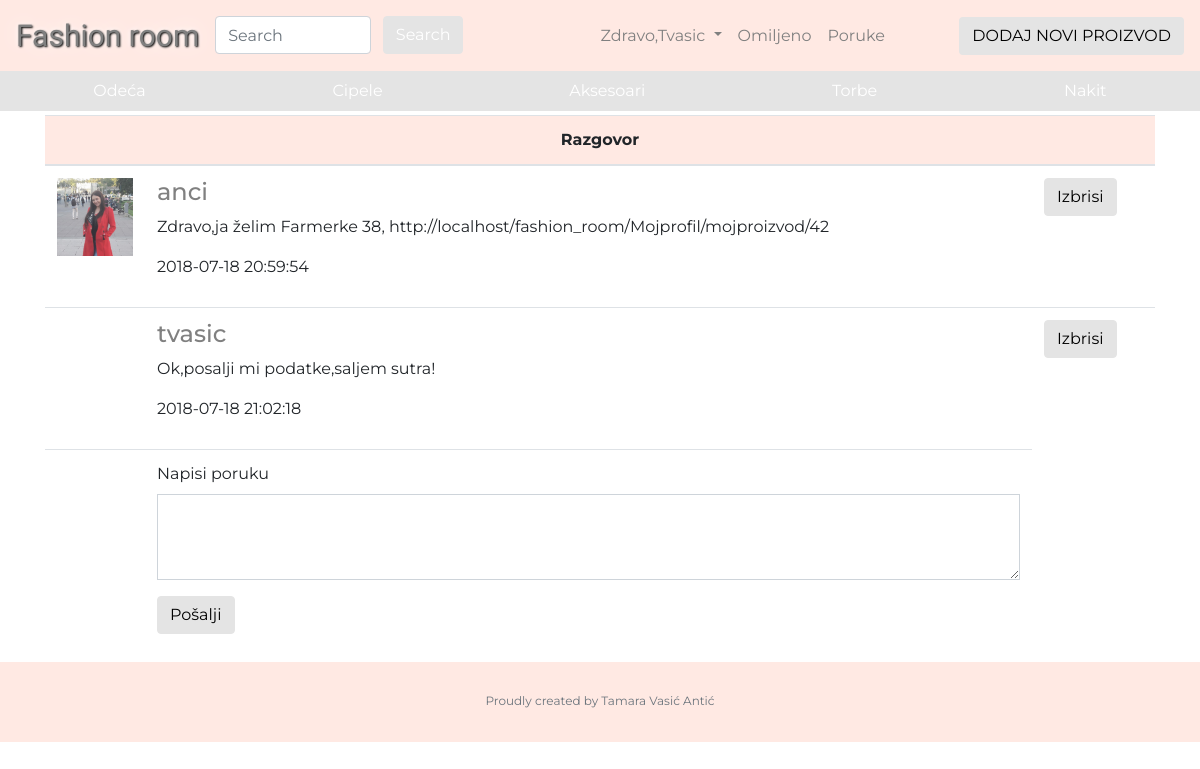
The page /Poruke/razgovor/5 (signed in) on the database its author committed.
### tables this page shows
CREATE TABLE `poruke_primalac` (
  `id` int(11) NOT NULL AUTO_INCREMENT,
  `id_poruke` int(11) NOT NULL,
  `id_primalac` int(11) NOT NULL,
  `status` int(11) NOT NULL DEFAULT '0',
  PRIMARY KEY (`id`),
  KEY `fk_id_poruke_idx` (`id_poruke`),
  KEY `fk_id_primalac_idx` (`id_primalac`),
  CONSTRAINT `fk_id_poruke` FOREIGN KEY (`id_poruke`) REFERENCES `poruke` (`id`) ON DELETE NO ACTION ON UPDATE NO ACTION,
  CONSTRAINT `fk_id_primalac` FOREIGN KEY (`id_primalac`) REFERENCES `korisnici` (`id`) ON DELETE NO ACTION ON UPDATE NO ACTION
);

CREATE TABLE `korisnici` (
  `id` int(11) NOT NULL AUTO_INCREMENT,
  `first_name` varchar(45) NOT NULL,
  `last_name` varchar(45) NOT NULL,
  `username` varchar(45) NOT NULL,
  `password` varchar(45) NOT NULL,
  `email` varchar(100) NOT NULL,
  `slika` varchar(100) DEFAULT 'default.jpg',
  `naslov_radnje` varchar(45) DEFAULT NULL,
  `email_prikaz` varchar(100) DEFAULT NULL,
  `grad` varchar(45) DEFAULT NULL,
  `opis` longtext,
  `ime_I_prezime_prikaz` varchar(45) DEFAULT NULL,
  PRIMARY KEY (`id`)
);

CREATE TABLE `poruke` (
  `id` int(11) NOT NULL AUTO_INCREMENT,
  `id_ulogovanog` int(11) NOT NULL,
  `poruka` longtext NOT NULL,
  `datum` datetime NOT NULL,
  PRIMARY KEY (`id`),
  KEY `fk_id_ulogovanog_idx` (`id_ulogovanog`),
  CONSTRAINT `fk_id_ulogovanog` FOREIGN KEY (`id_ulogovanog`) REFERENCES `korisnici` (`id`) ON DELETE NO ACTION ON UPDATE NO ACTION
);

### controller/Poruke.php (called while the page is built, shortened)
<?php
class Poruke extends Controller{
	public function razgovor($id){
		$this->data['content']=PorukeDB::medjusobniRazgovori($id);
		$this->show_view('razgovor');
	}
}

### model/DB.php (called while the page is built, shortened)
<?php
class DB{
	private static $conn;
	private static function getInstance(){
		return self::$conn;
	}
	private function __construct(){
		self::$conn = mysqli_connect(DB_HOST,DB_USER,DB_PASS,DB_NAME);
		self::$conn->set_charset('utf8');
	}
	protected static function executeSQL($sql) {
		$db = self::getInstance();
		$req = $db->query($sql);
		return $req;
	}
}

### model/KorisniciDB.php (called while the page is built, shortened)
<?php
class KorisniciDB extends DB{
		public static function idUlogovanog(){
		$username=$_SESSION['username'];
		$password=$_SESSION['password'];
		$sql="SELECT id from korisnici WHERE username='".$username."' and password='".$password."'";
		$req = self::executeSQL($sql);
		$rez = $req->fetch_assoc();
		$id=intval($rez['id']);
		return $id;
	}
}
?>

### model/PorukeDB.php (called while the page is built, shortened)
<?php
class PorukeDB extends DB{
	public static function medjusobniRazgovori($id){
		$id_ulogovanog=KorisniciDB::idUlogovanog();
		$id_primalac=$id;
		$sql="SELECT * FROM poruke as p
		join poruke_primalac as pp
		on p.id=pp.id_poruke
		join korisnici as k
		on k.id=p.id_ulogovanog
		WHERE p.id_ulogovanog=$id_ulogovanog and pp.id_primalac=$id_primalac
		or p.id_ulogovanog=$id_primalac and pp.id_primalac=$id_ulogovanog
		ORDER BY p.id;
		";
		$req = self::executeSQL($sql);
		$rez = $req->fetch_all(MYSQL_ASSOC);
		return $rez;
	}
}
 ?>

### view/razgovor.php (the view)
<div class="razgovor">
	<table class="table  mt-1">
		<thead>
			<tr>
				<th colspan="3" style="text-align: center;">Razgovor</th>
			</tr>
		</thead>
		<tbody>
		<?php
				foreach ($this->data['content'] as $razgovor) {
					?>
					<tr>
						<td class="img"><img src="<?php echo ROOT_PATH.'uploads/profilne_slike/'.$razgovor['slika']; ?>" alt=""></td>
						<td>
							<h4 style="color:grey; "><?php echo $razgovor['username'] ?></h4>
							<p><?php echo $razgovor['poruka']; ?></p>
							<p><?php echo $razgovor['datum']; ?></p>
						</td>
						<td>
							<form method="POST" action="<?php echo ROOT_PATH; ?>Poruke/izbrisiPoruku/<?php echo $razgovor['id_poruke']; ?>" enctype="multipart/form-data"  >
							<button type="submit" class="btn" name="submit" style="background-color: #E4E4E4; border-color: #E4E4E4;color: black;">Izbrisi</button>
						</form>
						</td>
					</tr>
					<?php
				}
			 ?>
			 		<tr>
						<td class="img"></td>
						<td>
							<form method="POST" action="<?php echo ROOT_PATH.'Poruke/dodajPoruku/'.$this->data['content1']; ?>" enctype="multipart/form-data">
								 <div class="form-group">
            						<label for="description">Napisi poruku</label>
            						<textarea class="form-control rounded-0" id="description" name="napisi_poruku" rows="3"></textarea>
    	  						</div>
    	  						<button type="submit" class="btn btn-primary" name="submit" style="background-color: #E4E4E4; border-color: #E4E4E4;color: black;">Pošalji</button>
							</form>
						</td>
					</tr>
		</tbody>
	</table>
</div>

### assets/css/main.css (style rules this page uses)
body { font-family: 'Montserrat'; }
.razgovor .table .img { width: 100px; height: 100px; }
.razgovor .table .img img { display: block; width: 100%; }
.table thead th { background-color:#FFE9E3; }

### rows shown on the page
poruke_primalac: korisnici.slika (picture), korisnici.username "anci", id_poruke.poruka "Zdravo,ja želim Farmerke 38, http://localhost/fashion_room/Mojprofil/mojproizvod/42", id_poruke.datum "2018-07-18 20:59:54"
poruke_primalac: korisnici.username "tvasic", id_poruke.poruka "Ok,posalji mi podatke,saljem sutra!", id_poruke.datum "2018-07-18 21:02:18"

### other values the page prints
$_SESSION['username'] "Tvasic"
